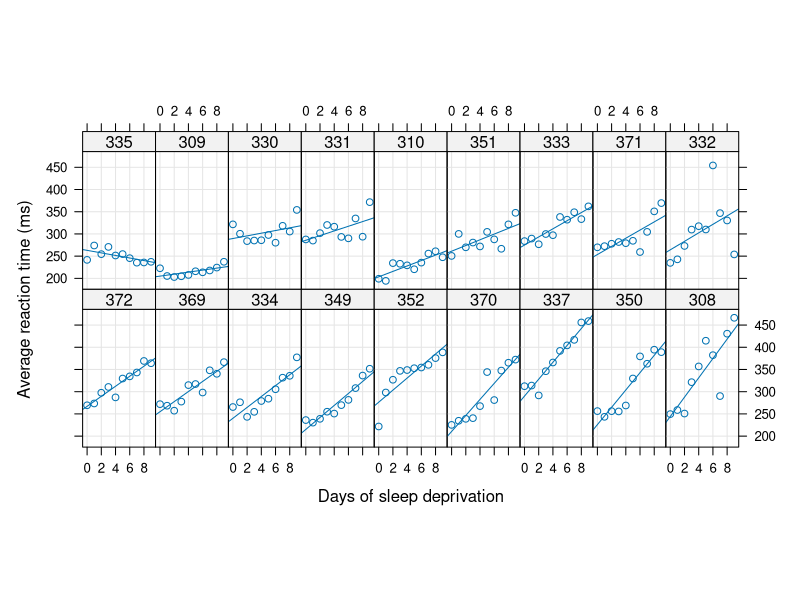

Generate this figure with R: (Note: this script raises an error after producing the figure.)
##-------------------------------------------------------------------------
## ----preliminaries-------------------------------------------------------
library("lme4")
library("lattice")
library("minqa")

##-------------------------------------------------------------------------
## 1. Introduction
## 1.2. Example
str(sleepstudy)

xyplot(Reaction ~ Days | Subject, sleepstudy, aspect = "xy",
       layout = c(9, 2), type = c("g", "p", "r"),
       index.cond = function(x, y) coef(lm(y ~ x))[2],
       xlab = "Days of sleep deprivation",
       ylab = "Average reaction time (ms)",
       as.table = TRUE)

fm1 <- lmer(Reaction ~ Days + (Days | Subject), sleepstudy)


## 1.3. High level modular structure
parsedFormula <- lFormula(formula = Reaction ~ Days + (Days | Subject),
                          data = sleepstudy)
devianceFunction <- do.call(mkLmerDevfun, parsedFormula)
optimizerOutput <- optimizeLmer(devianceFunction)
mkMerMod(rho = environment(devianceFunction),
         opt = optimizerOutput,
         reTrms = parsedFormula$reTrms,
         fr = parsedFormula$fr)

##-------------------------------------------------------------------------
## 2. Formula module
## 2.2: Understanding mixed-model formulas
fm2 <- lmer(Reaction ~ Days + (Days || Subject), sleepstudy)


## 2.3. Algebraic and computational account of mixed-model formulas
set.seed(2)
## ----factorToSparseMatrix------------------------------------------------
(f <- gl(3, 2))
(Ji <- t(as(f, Class = "sparseMatrix")))
## ----rawModelMatrix------------------------------------------------------
(Xi <- cbind(1, rep.int(c(-1, 1), 3L)))
## ----KhatriRao-----------------------------------------------------------
(Zi <- t(KhatriRao(t(Ji), t(Xi))))
## alternative formulation of Zi (eq:Zi)
rBind(
  Ji[1,] %x% Xi[1,],
  Ji[2,] %x% Xi[2,],
  Ji[3,] %x% Xi[3,],
  Ji[4,] %x% Xi[4,],
  Ji[5,] %x% Xi[5,],
  Ji[6,] %x% Xi[6,])
## ----template------------------------------------------------------------
nc <- 3
(rowIndices <- rep(1:nc, 1:nc))
(colIndices <- sequence(1:nc))
(template <- sparseMatrix(rowIndices, colIndices,
  x = 1 * (rowIndices == colIndices)))
## ----thetaFromTemplate---------------------------------------------------
(theta <- template@x)
## ----thetaSanityCheck----------------------------------------------------
lFormula(Reaction ~ (Days + I(Days^2) | Subject), sleepstudy)$reTrms$theta
## ----relativeCovarianceBlock---------------------------------------------
nl <- 2
(Lambdati <- .bdiag(rep(list(t(template)), nl)))
## ----relativeCovarianceBlockIndices--------------------------------------
LindTemplate <- rowIndices + nc * (colIndices - 1) - choose(colIndices, 2)
(Lind <- rep(LindTemplate, nl))
## ----newTheta------------------------------------------------------------
thetanew <- round(runif(length(theta)), 1)
## ----relativeCovarianceBlockUpdate---------------------------------------
Lambdati@x <- thetanew[Lind]

##-------------------------------------------------------------------------
## 3. Objective function module
## 3.6. Penalized least squares algorithm
## ----PLSupdateThetaWithLind----------------------------------------------
mapping <- function(theta) theta[Lind]
## ----exampleNewTheta-----------------------------------------------------
thetanew <- c(1, -0.1, 2, 0.1, -0.2, 3)
## ----exampleLindUpdate---------------------------------------------------
Lambdati@x[] <- mapping(thetanew)
Lambdati

##-------------------------------------------------------------------------
## 5. Output module
## 5.1. Theory underlying the output module
## ----vcovByHand----------------------------------------------------------
RX <- getME(fm1, "RX")
sigma2 <- sigma(fm1)^2
sigma2 * chol2inv(RX)

## 5.2. Using the output module
## ----updateModel---------------------------------------------------------
fm3 <- update(fm1, . ~ . - (Days | Subject) + (1 | Subject))
formula(fm3)

## ----summary-------------------------------------------------------------
ss <- summary(fm1)
cc <- capture.output(print(ss))
reRow <- grep("^Random effects", cc)
cat(cc[1:(reRow - 2)], sep = "\n")
## ----summary-reproduced--------------------------------------------------
formula(fm1)
REMLcrit(fm1)
quantile(residuals(fm1, "pearson", scaled = TRUE))

## ----summary-------------------------------------------------------------
feRow <- grep("^Fixed effects", cc)
cat(cc[reRow:(feRow - 2)], sep = "\n")
## ----summary-reproduced--------------------------------------------------
print(vc <- VarCorr(fm1), comp = c("Variance", "Std.Dev."))
nobs(fm1)
ngrps(fm1)
sigma(fm1)

## ----VarCorr-------------------------------------------------------------
as.data.frame(VarCorr(fm1))

## ----summary3------------------------------------------------------------
corRow <- grep("^Correlation", cc)
cat(cc[feRow:(corRow - 2)], sep = "\n")

## ----summary4------------------------------------------------------------
cat(cc[corRow:length(cc)], sep = "\n")

## ----diagplot1-----------------------------------------------------------
plot(fm1, type = c("p", "smooth"))

## ----diagplot2-----------------------------------------------------------
plot(fm1, sqrt(abs(resid(.))) ~ fitted(.),
     type = c("p", "smooth"))

## ----diagplot3-----------------------------------------------------------
qqmath(fm1, id = 0.05)

## ----ppsim---------------------------------------------------------------
iqrvec <- sapply(simulate(fm1, 1000), IQR)
obsval <- IQR(sleepstudy$Reaction)
post.pred.p <- mean(obsval >= c(obsval, iqrvec))

## ----anovaQuadraticModel-------------------------------------------------
fm4 <- lmer(Reaction ~ polyDays[ , 1] + polyDays[ , 2] +
  (polyDays[ , 1] + polyDays[ , 2] | Subject),
  within(sleepstudy, polyDays <- poly(Days, 2)))
anova(fm4)

## ----anovaSanityCheck----------------------------------------------------
(getME(fm4, "RX")[2, ] %*% getME(fm4, "fixef"))^2

## ----anovaManyModels-----------------------------------------------------
anova(fm1, fm2, fm3)

## ----anovaRes,echo=FALSE-------------------------------------------------
fm3ML <- refitML(fm3)
fm2ML <- refitML(fm2)
fm1ML <- refitML(fm1)
ddiff <- deviance(fm3ML) - deviance(fm2ML)
dp <- pchisq(ddiff, 1, lower.tail = FALSE)
ddiff2 <- deviance(fm2ML) - deviance(fm1ML)

## ----pvaluesHelp---------------------------------------------------------
help("pvalues")

## ----compareCI-----------------------------------------------------------
ccw <- confint(fm1, method = "Wald")
ccp <- confint(fm1, method = "profile", oldNames = FALSE)
ccb <- confint(fm1, method = "boot")

## ----CIqcomp-------------------------------------------------------------
rtol <- function(x,y) {
    abs((x - y) / ((x + y) / 2))
}
bw <- apply(ccb, 1, diff)
pw <- apply(ccp, 1, diff)
mdiffpct <- round(100 * max(rtol(bw, pw)))

## ----profile_calc--------------------------------------------------------
pf <- profile(fm1)
xyplot(pf)
densityplot(pf)
splom(pf)

##-------------------------------------------------------------------------
## A. Modularization examples
## A.1. Zero slope-slope covariance models
## ----modularSimulationFormula--------------------------------------------
form <- respVar ~ 1 + (explVar1 + explVar2 | groupFac)

## ----dataTemplate--------------------------------------------------------
set.seed(1)
dat <- mkDataTemplate(form,
  nGrps = 500,
  nPerGrp = 20,
  rfunc = rnorm)
head(dat)

## ----parsTemplate--------------------------------------------------------
(pars <- mkParsTemplate(form, dat))

## ----simCorr-------------------------------------------------------------
vc <- matrix(c(1.0, 0.5, 0.5,
  0.5, 1.0, 0.0,
  0.5, 0.0, 1.0), 3, 3)

## ----vcTheta-------------------------------------------------------------
pars$theta[] <- Vv_to_Cv(mlist2vec(vc))

## ----varCorrStructure----------------------------------------------------
dat$respVar <- simulate(form,
  newdata = dat,
  newparams = pars,
  family = "gaussian")[[1]]

## ----graphSims-----------------------------------------------------------
formLm <- form
formLm[[3]] <- findbars(form)[[1]]
print(formLm)
cor(t(sapply(lmList(formLm, dat), coef)))

## ----phiToTheta----------------------------------------------------------
phiToTheta <- function(phi) {
    theta5 <- -(phi[2]*phi[3])/phi[4]
    c(phi[1:4], theta5, phi[5])
}

## ----compute deviance function modular-----------------------------------
lf <- lFormula(formula = form, data = dat, REML = TRUE)
devf <- do.call(mkLmerDevfun, lf)

## ----wrapper modular-----------------------------------------------------
devfWrap <- function(phi) devf(phiToTheta(phi))

## ----opt modular---------------------------------------------------------
opt <- bobyqa(par = lf$reTrms$theta[-5],
  fn = devfWrap,
  lower = lf$reTrms$lower[-5])

## ----varCorr modular-----------------------------------------------------
vcEst <- vec2mlist(Cv_to_Vv(phiToTheta(opt$par)))[[1]]
dimnames(vcEst) <- rep(lf$reTrms$cnms, 2)
round(vcEst, 2)
vc

## A.2. Additive models
## ----simulateSplineData--------------------------------------------------
library("gamm4")
library("splines")
set.seed(1)
n <- 100
pSimulation <- 3
pStatistical <- 8
x <- rnorm(n)
Bsimulation <- ns(x, pSimulation)
Bstatistical <- ns(x, pStatistical)
beta <- rnorm(pSimulation)
y <- as.numeric(Bsimulation %*% beta + rnorm(n, sd = 0.3))

## ----splineExampleDataPlot-----------------------------------------------
par(mar = c(4, 4, 1, 1), las = 1, bty = "l")
plot(x, y, las = 1)
lines(x[order(x)], (Bsimulation %*% beta)[order(x)])


## ----splineExampleApproximateFormula-------------------------------------
pseudoGroups <- as.factor(rep(1:pStatistical, length = n))
parsedFormula <- lFormula(y ~ x + (1 | pseudoGroups))


## ----splineExampleModifyZt-----------------------------------------------
parsedFormula$reTrms <- within(parsedFormula$reTrms, {
    Bt <- t(as.matrix(Bstatistical))[]
    cnms$pseudoGroups <- "spline"
    Zt <- as(Bt, class(Zt))
})


## ----splineExampleRemainingModularSteps----------------------------------
devianceFunction <- do.call(mkLmerDevfun, parsedFormula)
optimizerOutput <- optimizeLmer(devianceFunction)
mSpline <- mkMerMod(rho = environment(devianceFunction),
                    opt = optimizerOutput,
                    reTrms = parsedFormula$reTrms,
                    fr = parsedFormula$fr)
mSpline


## ----splineExampleFittedModelPlot----------------------------------------
xNew <- seq(min(x), max(x), length = 100)
newBstatistical <- predict(Bstatistical, xNew)
yHat <-   cbind(1, xNew) %*% getME(mSpline, "fixef") +
  newBstatistical %*% getME(mSpline, "u")
par(mar = c(4, 4, 1, 1), las = 1, bty = "l")
plot(x, y)
lines(xNew, yHat)
lines(x[order(x)], (Bsimulation %*% beta)[order(x)], lty = 2)
legend("topright", bty = "n", c("fitted", "generating"), lty = 1:2, col = 1)
